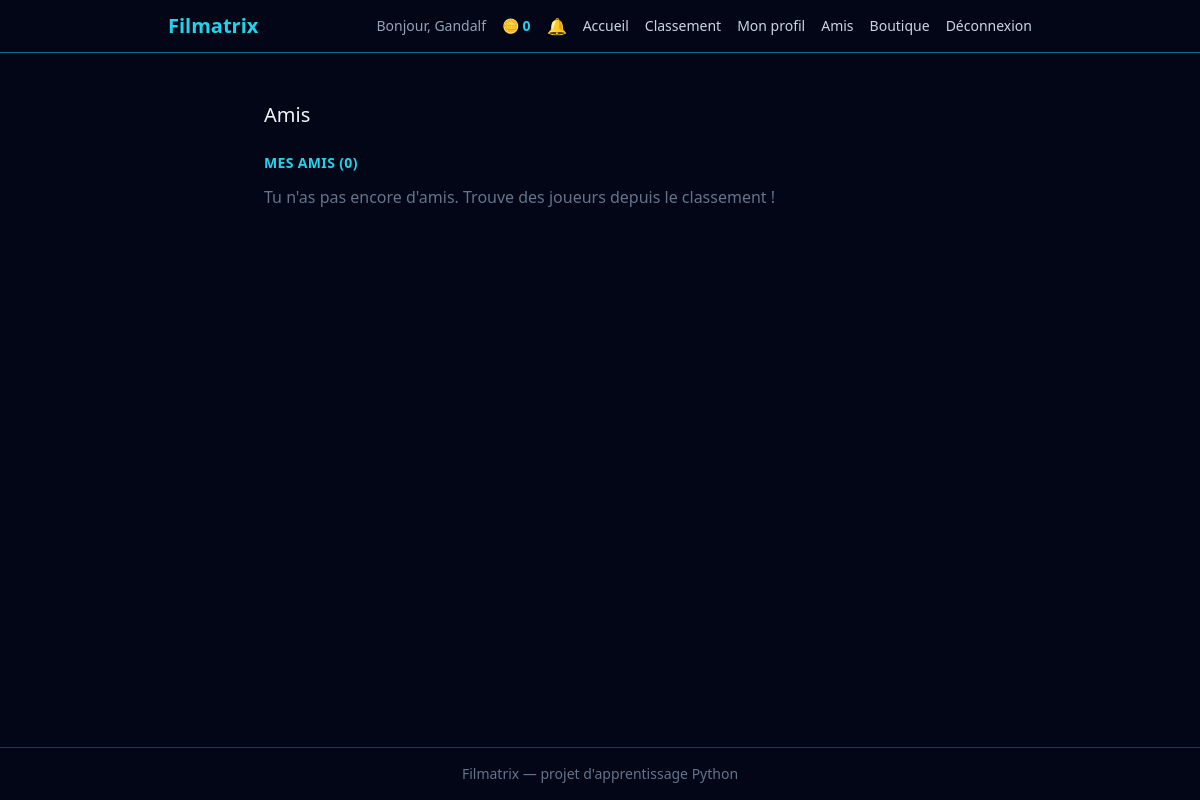
Page /amis (signed in) on the earlier database version.
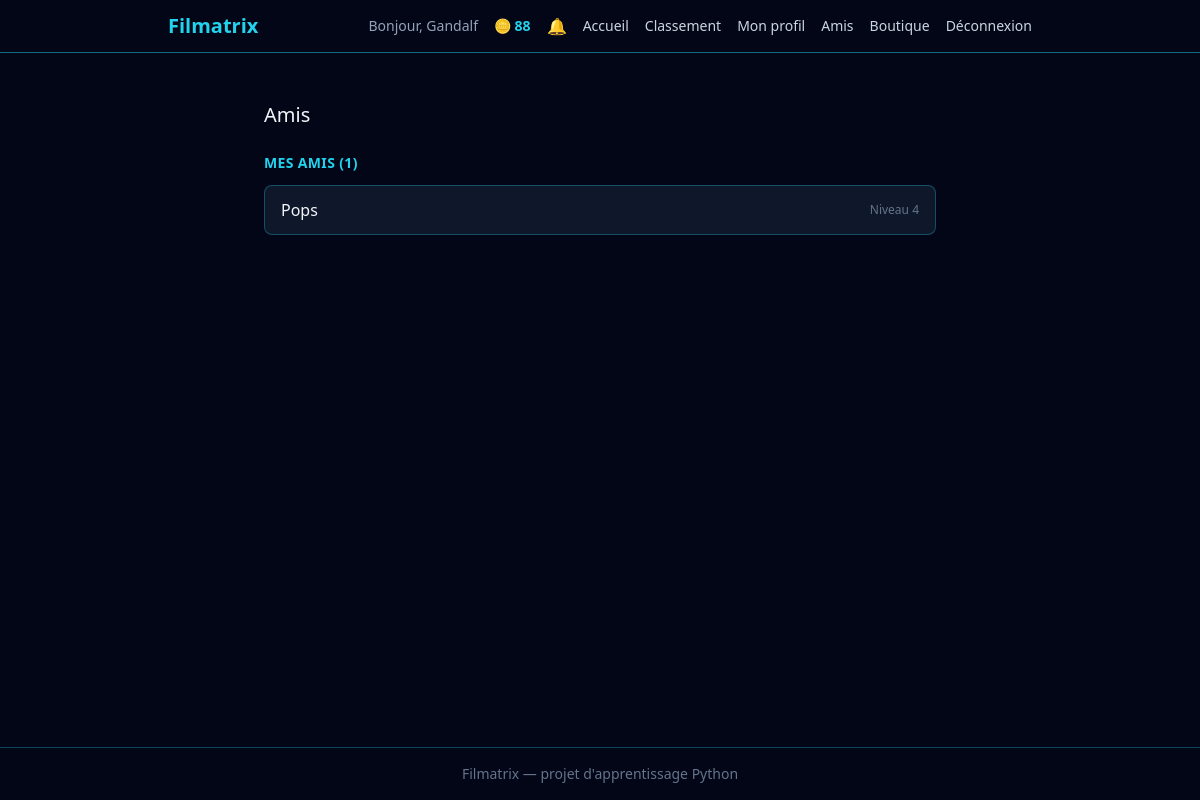
Same page on the later database version.
### src/models.py (models this page shows, shortened)
class User(db.Model, UserMixin):
    __tablename__ = "users"
    id = db.Column(db.Integer, primary_key=True)
    username = db.Column(db.String(50), unique=True, nullable=False)
    email = db.Column(db.String(120), unique=True, nullable=False)
    password_hash = db.Column(db.String(255), nullable=False)
    total_xp = db.Column(db.Integer, nullable=False, default=0)
    coins = db.Column(db.Integer, nullable=False, default=0)
    equipped_title = db.Column(db.String(50), nullable=True)
    is_admin = db.Column(db.Boolean, nullable=False, default=False)
    avatar = db.Column(db.String(10), nullable=True)
    bio = db.Column(db.String(280), nullable=True)

### app.py (the view)
    @app.route("/amis")
    @login_required
    def friends_list() -> str:
        friends = get_friends_list(current_user.id)
        received_requests = [
                friendship
                for friendship in current_user.received_friend_requests
                if friendship.status == "pending"
            ]
        sent_requests = [
                friendship
                for friendship in current_user.sent_friend_requests
                if friendship.status == "pending"
            ]
        return render_template(
                "amis.html",
                friends=friends,
                received_requests=received_requests,
                sent_requests=sent_requests,
            )

### src/friends.py (called while the page is built)
def get_friends_list(user_id: int) -> list:
    accepted = Friendship.query.filter(
            db.and_(
                Friendship.status == "accepted",
                db.or_(
                    Friendship.requester_id == user_id,
                    Friendship.receiver_id == user_id,
                    ),
                )
        ).all()
    friends = []
    for friendship in accepted:
        friend = friendship.receiver if friendship.requester_id == user_id else friendship.requester
        friends.append(friend)
    return friends

### src/notifications.py (called while the page is built)
def get_unread_count(user_id: int) -> int:
    return Notification.query.filter_by(user_id=user_id, is_read=False).count()

### templates/amis.html (shortened to what this page needs)
{% extends "base.html" %}
{% block content %}
<div class="max-w-2xl mx-auto mt-8">
    <h2 class="text-xl mb-6">Amis</h2>
    <div>
        <h3 class="text-sm font-bold text-cyan-400 uppercase tracking-wide mb-3">Mes amis ({{ friends | length }})</h3>
        {% if friends %}
        <div class="flex flex-col gap-2">
            {% for friend in friends %}
            <a href="{{ url_for('public_profile', user_id=friend.id) }}"
               class="flex items-center justify-between bg-slate-900 border border-cyan-400/30 hover:border-cyan-400 rounded-lg px-4 py-3 transition">
                <span>{{ friend.username }}</span>
                <span class="text-slate-500 text-xs">Niveau {{ friend.total_xp // 100 + 1 }}</span>
            </a>
            {% endfor %}
        </div>
        {% else %}
        <p class="text-slate-500">Tu n'as pas encore d'amis. Trouve des joueurs depuis le classement !</p>
        {% endif %}
    </div>
</div>
{% endblock %}

### templates/base.html (shortened to what this page needs)
<!DOCTYPE html>
<html lang="fr">
<head>
    <link rel="stylesheet" href="{{ url_for('static', filename='css/output.css') }}">
</head>
<body class="bg-slate-950 text-slate-100 min-h-screen flex flex-col">
    <header class="border-b border-cyan-400/50">
    <nav class="max-w-4xl mx-auto px-4 py-3">
        <div class="flex items-center justify-between">
            <a href="{{ url_for('home') }}" class="text-xl font-bold text-cyan-400">
                Filmatrix
            </a>
            <div class="flex items-center gap-4">
                {% if current_user.is_authenticated %}
                    <span class="text-slate-400 text-sm">Bonjour, {{ current_user.username }}</span>
                    <span class="text-cyan-400 text-sm font-bold flex items-center gap-1">
                         🪙 {{ current_user.coins }}
                    </span>
                    <div class="relative">
                        <button id="notification-bell" class="relative text-slate-300 hover:text-cyan-400 transition" aria-label="Notifications">
                            🔔
                        </button>
                    </div>
                {% endif %}
                <div class="hidden md:flex items-center gap-4 text-sm">
                    <a href="{{ url_for('home') }}" class="text-slate-300 hover:text-cyan-400 transition">Accueil</a>
                    <a href="{{ url_for('leaderboard') }}" class="text-slate-300 hover:text-cyan-400 transition">Classement</a>
                    {% if current_user.is_authenticated %}
                        <a href="{{ url_for('profile') }}" class="text-slate-300 hover:text-cyan-400 transition">Mon profil</a>
                        <a href="{{ url_for('friends_list') }}" class="text-slate-300 hover:text-cyan-400 transition">Amis</a>
                        <a href="{{ url_for('shop') }}" class="text-slate-300 hover:text-cyan-400 transition">Boutique</a>
                        <a href="{{ url_for('logout') }}" class="text-slate-300 hover:text-cyan-400 transition">Déconnexion</a>
                    {% else %}
                        <a href="{{ url_for('login') }}" class="text-slate-300 hover:text-cyan-400 transition">Connexion</a>
                        <a href="{{ url_for('register') }}" class="bg-cyan-400 hover:bg-cyan-300 text-slate-950 font-bold px-3 py-1.5 rounded-lg transition">Inscription</a>
                    {% endif %}
                </div>
            </div>
        </div>
    </nav>
</header>
    <main class="flex-1 p-4">
        {% block content %}{% endblock %}
    </main>
    <footer class="border-t border-cyan-400/30 text-center text-slate-500 text-sm py-4">
        Filmatrix — projet d'apprentissage Python
    </footer>
</body>
</html>

Differences in the rows shown:
changed User "Gandalf": coins "0" → "88"
added User: username "Pops", friend.total_xp//100+1 "4"
Other differences:
{{ friends | length }}: "0" → "1"
text no longer shown: "Tu n'as pas encore d'amis. Trouve des joueurs depuis le classement !"
